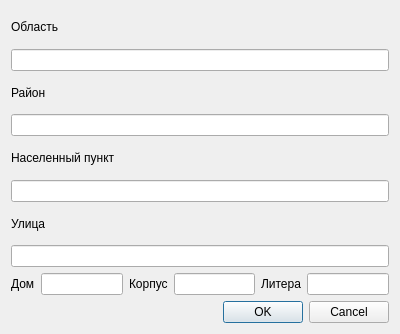
<?xml version="1.0" encoding="UTF-8"?>
<ui version="4.0">
 <class>AddressDialog</class>
 <widget class="QDialog" name="AddressDialog">
  <property name="geometry">
   <rect>
    <x>0</x>
    <y>0</y>
    <width>400</width>
    <height>334</height>
   </rect>
  </property>
  <property name="windowTitle">
   <string>Адрес</string>
  </property>
  <layout class="QVBoxLayout" name="verticalLayout">
   <item>
    <widget class="QLabel" name="label">
     <property name="text">
      <string>Область</string>
     </property>
    </widget>
   </item>
   <item>
    <widget class="QLineEdit" name="edtOblast"/>
   </item>
   <item>
    <widget class="QLabel" name="label_2">
     <property name="text">
      <string>Район</string>
     </property>
    </widget>
   </item>
   <item>
    <widget class="QLineEdit" name="edtRaion"/>
   </item>
   <item>
    <widget class="QLabel" name="label_3">
     <property name="text">
      <string>Населенный пункт</string>
     </property>
    </widget>
   </item>
   <item>
    <widget class="QLineEdit" name="edtCity"/>
   </item>
   <item>
    <widget class="QLabel" name="label_7">
     <property name="text">
      <string>Улица</string>
     </property>
    </widget>
   </item>
   <item>
    <widget class="QLineEdit" name="edtStreet"/>
   </item>
   <item>
    <layout class="QHBoxLayout" name="horizontalLayout">
     <item>
      <widget class="QLabel" name="label_4">
       <property name="text">
        <string>Дом</string>
       </property>
      </widget>
     </item>
     <item>
      <widget class="QLineEdit" name="edtHouse"/>
     </item>
     <item>
      <widget class="QLabel" name="label_5">
       <property name="text">
        <string>Корпус</string>
       </property>
      </widget>
     </item>
     <item>
      <widget class="QLineEdit" name="edtBuilding"/>
     </item>
     <item>
      <widget class="QLabel" name="label_6">
       <property name="text">
        <string>Литера</string>
       </property>
      </widget>
     </item>
     <item>
      <widget class="QLineEdit" name="edtLetter"/>
     </item>
    </layout>
   </item>
   <item>
    <widget class="QDialogButtonBox" name="buttonBox">
     <property name="orientation">
      <enum>Qt::Horizontal</enum>
     </property>
     <property name="standardButtons">
      <set>QDialogButtonBox::Cancel|QDialogButtonBox::Ok</set>
     </property>
    </widget>
   </item>
  </layout>
 </widget>
 <resources/>
 <connections>
  <connection>
   <sender>buttonBox</sender>
   <signal>accepted()</signal>
   <receiver>AddressDialog</receiver>
   <slot>accept()</slot>
   <hints>
    <hint type="sourcelabel">
     <x>248</x>
     <y>254</y>
    </hint>
    <hint type="destinationlabel">
     <x>157</x>
     <y>274</y>
    </hint>
   </hints>
  </connection>
  <connection>
   <sender>buttonBox</sender>
   <signal>rejected()</signal>
   <receiver>AddressDialog</receiver>
   <slot>reject()</slot>
   <hints>
    <hint type="sourcelabel">
     <x>316</x>
     <y>260</y>
    </hint>
    <hint type="destinationlabel">
     <x>286</x>
     <y>274</y>
    </hint>
   </hints>
  </connection>
 </connections>
</ui>
